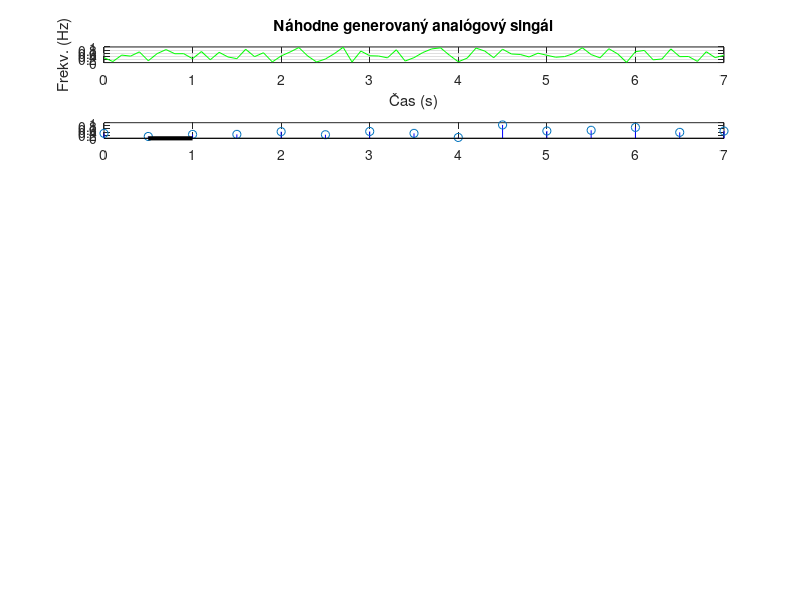

Recreate this plot in MATLAB. (Note: this script raises an error after producing the figure.)
%%Vyhotovil: Martin Chlebovec, Tomáš Balog
%%Predmet: Číslicové spracovanie signálov
%%Skupina: Utorok: 9:10
%%Zadanie: Frekvenčné spektrum a vzorkovanie signálu
%%Štud. odbor: Počítačové siete
%%Ročník: 1. Ing.
%%Matlab: R2016b
%%Popis:
%%Program pre vzorkovanie signálu obsahuje generovanie náhodnej časovej oblasti, náhodnej max. frekvencie signálu a následne aj výsledného analógového (spojitého) signálu. 
%%V programe je možné definovať vzorkovaciu frekvenciu (nastavená 2*fmax a 3*fmax). 
%%Program je ďalej zapísaný funkcionálne, t.j. na základe definovanej vzorkovacej frekvencie sa vykoná proces vzorkovania.
%%Pôvodný signál, hodnoty signálu vo vzorkovacej perióde a následne aj spojitý vzorkovaný signál je vykreslený do pravouhlého súradnicového systému. 
%%Celý program je navrhnutý v diskrétnej oblasti pre čas (t) - (x-os) začína v bode 0. 
%%V grafe je vyznačená aj vzorkovacia perióda (resp. funkčná vzorkovaná hodnota pôvodného signálu).

%%Vystup programu: https://i.imgur.com/iMuAkMc.png
%%Clanok k projektu: http://deadawp.blog.sector.sk/blogclanok/13178/vzorkovanie-signalu-matlab.htm

close all; %% zatvor figure, okno
clear all; %% Vymaž premenné a ich hodnoty
rng shuffle %% náhodný generátor čísel, časový - true random generator


tmax = randi([1 10]) %%generuj max. časovu oblasť od do
t = 0:0.1:tmax; %%vytvor maticove pole
f_max = randi([1 5]) %%generuj max frekvenciu (amplitúdu)

figure(1) %%vytvor jedno okno pre grafy
%%generuj nahodnu maticu spojitych signalov (analógový signál)
signal = (f_max)*rand(1,length(t));

%%podgraf
subplot(7,1,1)
%%vykreslenie spojitej krivky zelenej farby (generovaný signál)
plot(t,signal,'-g');
title('Náhodne generovaný analógový singál'); %%Nadpis grafu
xlabel('Čas (s)'); %Popis osi x
ylabel('Frekv. (Hz)'); %Popis osi y
hold on
grid %%hodnoty x a y osí
f_vzorkovacia = 2*f_max %%vzorkovacia frekvencia 2*fmax
f_vzorkovacia3 = 3*f_max %%vzorkovacia frekvencia 3*fmax
f_vzorkovacia10 = 10*f_max %%vzorkovacia frekvencia 10*fmax

T_vzorkovacia = 1/f_vzorkovacia %vzorkovacia perioda pre 2*fmax
T_vzorkovacia3 = 1/f_vzorkovacia3 %vzorkovacia perioda pre 3*fmax
T_vzorkovacia10 = 1/f_vzorkovacia10 %vzorkovacia perioda pre 10*fmax

%%vzorkovacie kroky z diskretnej hodnoty 0 - max. casova hodnota signalu
kroky = 0:T_vzorkovacia:max(t)
kroky3 = 0:T_vzorkovacia3:max(t)
kroky10 = 0:T_vzorkovacia10:max(t)
%%interpolacia - prienik funkcnych hodnot signalu v casovych bodoch periody
vzorkovanie_body = interp1(t,signal,kroky);
vzorkovanie_body3 = interp1(t,signal,kroky3);
vzorkovanie_body10 = interp1(t,signal,kroky10);
hold on

subplot(7,1,2) %%podgraf
%%čiarové reprezentácie funkčných hodnôt s bodmi amplitúdy vzorkovania
stem(kroky,vzorkovanie_body,'Color','b');
hold on
%%úsečka opisujúca periódu vzorkovania medzi 2 vzorkovaniami
plot([kroky(2) kroky(3)],[0 0],'-k','LineWidth',3);
%%ukončovacie body úsečky so znakmi < --- > pre interval
scatter(kroky(2),0,'<','k')
scatter(kroky(3),0,'>','k')
%%popis úsečky s textom Tvz
text((kroky(2)/2+kroky(3))/2,-0.3,'Tvz','Color','black', 'Fontsize', 12);
title('Vzorkovaný signál --> fvz = 2*fmax'); %%nadpis podgrafu
xlabel('Čas (s)'); %Popis osi x
ylabel('Frekv. (Hz)'); %Popis osi y
hold on

subplot(7,1,3) %%podgraf
plot(kroky,vzorkovanie_body,'-b');
title('Priebeh vzorkovaného signálu --> fvz = 2*fmax'); %%nadpis podgrafu
xlabel('Čas (s)'); %Popis osi x
ylabel('Frekv. (Hz)'); %Popis osi y

subplot(7,1,4) %%podgraf
stem(kroky3,vzorkovanie_body3,'Color','r');
hold on
plot([kroky3(2) kroky3(3)],[0 0],'-k','LineWidth',3);
scatter(kroky3(2),0,'<','k')
scatter(kroky3(3),0,'>','k')
text((kroky3(2)/2+kroky3(3))/2,-0.3,'Tvz','Color','black', 'Fontsize', 12);
title('Vzorkovaný signál --> fvz = 3*fmax');
xlabel('Čas (s)'); %Popis osi x
ylabel('Frekv. (Hz)'); %Popis osi y
hold on

subplot(7,1,5) %%podgraf
plot(kroky3,vzorkovanie_body3,'-r'); %vykreslenie spojitej funkcie - krivky
title('Priebeh vzorkovaného signálu --> fvz = 3*fmax');
xlabel('Čas (s)'); %Popis osi x
ylabel('Frekv. (Hz)'); %Popis osi y



subplot(7,1,6) %%podgraf
stem(kroky10,vzorkovanie_body10,'Color','k');
hold on
plot([kroky10(2) kroky10(3)],[0 0],'-k','LineWidth',3);
scatter(kroky10(2),0,'<','k')
scatter(kroky10(3),0,'>','k')
text((kroky10(2)/2+kroky10(3))/2,-0.3,'Tvz','Color','black', 'Fontsize', 12);
title('Vzorkovaný signál --> fvz = 10*fmax');
xlabel('Čas (s)'); %Popis osi x
ylabel('Frekv. (Hz)'); %Popis osi y
hold on

subplot(7,1,7) %%podgraf
plot(kroky10,vzorkovanie_body10,'-k'); %vykreslenie spojitej funkcie - krivky
title('Priebeh vzorkovaného signálu --> fvz = 10*fmax');
xlabel('Čas (s)'); %Popis osi x
ylabel('Frekv. (Hz)'); %Popis osi y
